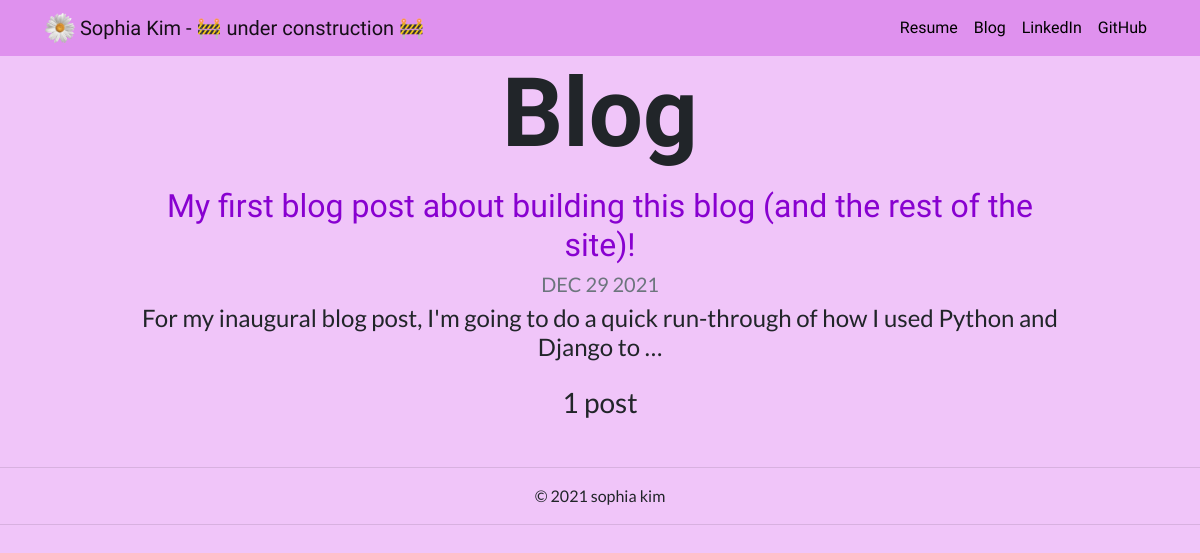
Before: /blog/ with the older database file.
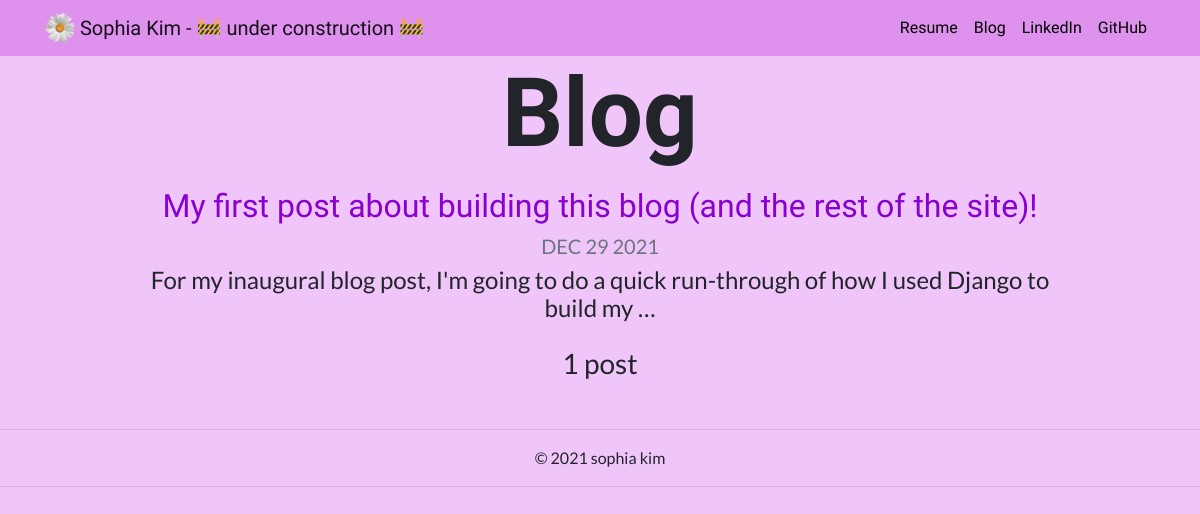
After: the same page with the newer database file.
### blog/models.py (models this page shows, shortened)
class Post(models.Model):
  title = models.CharField(max_length=100)
  date = models.DateField()
  text = models.TextField()
  url = models.URLField(blank=True)

### blog/views.py (the view)
# urls.py: path('', views.all_blogs, name='all_blogs'),
def all_blogs(request):
  posts = Post.objects.order_by('-date')
  return render(request, 'blog/all_blogs.html', {'posts': posts})

### blog/templates/blog/all_blogs.html
{% extends 'projects/base.html' %}
{% block content %}
<h1 id="blogtitle" class="font-weight-bold text-center">Blog</h1>
{% for post in posts %}
<div class="row justify-content-center my-3">
  <div class="col-md-10">
    <a href="{% url 'blog:detail' post.id %}">
      <h2 id="section-heading">{{ post.title }}</h2>
    </a>
    <h5 class="text-muted">{{ post.date|date:'M d Y'|upper }}</h5>
    <h4>{{ post.text|striptags|truncatechars:100 }}</h4>
  </div>
</div>
{% endfor %}
<h3 class="text-center mb-5">{{ posts.count }} post{{ posts.count|pluralize }}</h3>
{% endblock %}

Changed rows visible on the page:
changed Post: title "My first blog post about building this blog (and the rest of the site)!" → "My first post about building this blog (and the rest of the site)!"; text "For my inaugural blog post, I'm going to do a quick run-through of how I used Python and Django to …" → "For my inaugural blog post, I'm going to do a quick run-through of how I used Django to build my …"
